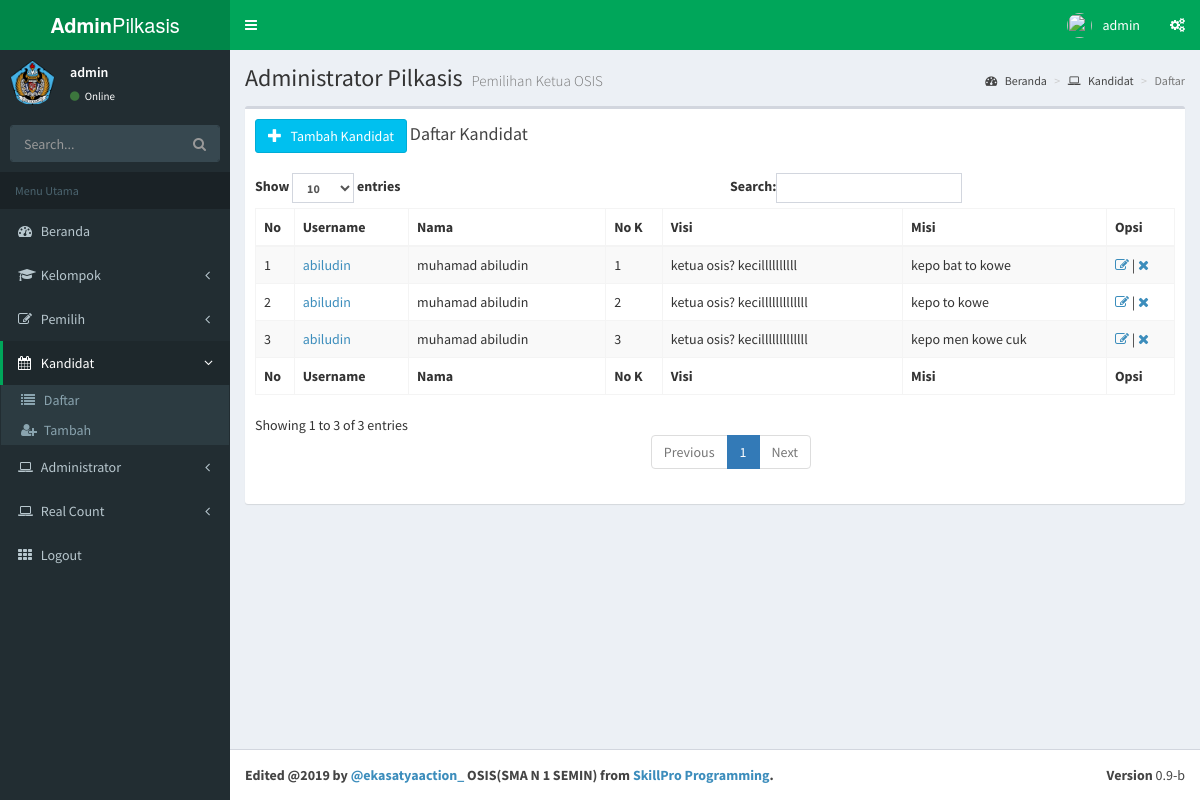
The page /admin/index.php?m=kandidat (signed in) on the database its author committed.
### tables this page shows
CREATE TABLE `kandidat` (
  `idkandidat` int(2) NOT NULL,
  `username` varchar(25) NOT NULL,
  `password` varchar(32) NOT NULL,
  `nama` varchar(100) NOT NULL,
  `kelas` varchar(32) NOT NULL,
  `nokandidat` varchar(2) NOT NULL,
  `jumlahsuara` varchar(4) NOT NULL DEFAULT '0',
  `visi` varchar(100) NOT NULL,
  `misi` varchar(255) NOT NULL,
  `aktif` enum('Y','T') NOT NULL DEFAULT 'T',
  `foto` varchar(50) NOT NULL
);

### admin/modul/kandidat/tampil.php (the view)
<?php include "atas.php"; ?>
<div class="content-wrapper">
  <section class="content-header">
    <h1>
      Administrator Pilkasis
      <small>Pemilihan Ketua OSIS</small>
    </h1>
    <ol class="breadcrumb">
      <li><a href="."><i class="fa fa-dashboard"></i> Beranda</a></li>
      <li><a href="?m=kandidat"><i class="fa fa-laptop"></i> Kandidat</a></li>
      <li class="active">Daftar</li>
    </ol>
  </section>
  <section class="content">
    <div class="row">
      <div class="col-xs-12">
        <div class="box">
          <div class="box-header">
            <a href="?m=kandidat&s=tambah" class="btn btn-large btn-info"><i class="glyphicon glyphicon-plus"></i> &nbsp; Tambah Kandidat</a>
            <h3 class="box-title">Daftar Kandidat</h3>
          </div>
          <div class="box-body">
            <?php
            include "../sambungan.php";
            $sql = "SELECT * FROM kandidat ORDER BY idkandidat";
            $query = mysqli_query($koneksi, $sql);
            if (mysqli_num_rows($query) == 0) {
              echo '          <table class="table table-bordered table-hover table-striped">
                <thead>
                <tr>
                  <th>No</th>
                  <th>Username</th>
                  <th>Nama</th>
                  <th>No K</th>
                  <th>Visi</th>
                  <th>Misi</th>
                  <th>Opsi</th>
                </tr>
                </thead>
                <tbody>
         ';
              echo "<td colspan='6'>Data Masih Kosong</td>";
            } else {
              echo '          <table id="pilkasis1" class="table table-bordered table-hover table-striped">
                <thead>
                <tr>
                  <th>No</th>
                  <th>Username</th>
                  <th>Nama</th>
                  <th>No K</th>
                  <th>Visi</th>
                  <th>Misi</th>
                  <th>Opsi</th>
                </tr>
                </thead>
                <tbody>
        ';
              $no = 1;
              while ($r = mysqli_fetch_assoc($query)) {
                echo "<tr>";
                echo "<td>$no</td>";
                echo "<td><a href='?m=kandidat&s=detail&idp=" . $r['idkandidat'] . "'>" . $r['username'] . "</a></td>";
                echo "<td>" . $r['nama'] . "</td>";
                echo "<td>" . $r['nokandidat'] . "</td>";
                echo "<td>" . $r['visi'] . "</td>";
                echo "<td>" . $r['misi'] . "</td>";
                echo '<td width=60><a href="index.php?m=kandidat&s=edit&idp=' . $r['idkandidat'] . '"><i class="fa fa-edit"></i></a> | <a href="index.php?m=kandidat&s=hapus&idp=' . $r['idkandidat'] . '" onclick="return confirm(\'Yakin Akan dihapus?\')"><i class="fa fa-remove"></i></a></td>';
                echo "</tr>";
                $no++;
              }
            }
            ?>
            </tbody>
            <tfoot>
              <tr>
                <th>No</th>
                <th>Username</th>
                <th>Nama</th>
                <th>No K</th>
                <th>Visi</th>
                <th>Misi</th>
                <th>Opsi</th>
              </tr>
            </tfoot>
            </table>
          </div>
        </div>
      </div>
    </div>
  </section>
  <?php include "bawah.php"; ?>

### rows shown on the page
kandidat: username "abiludin", nama "muhamad abiludin", nokandidat "1", visi "ketua osis? kecillllllllll", misi "kepo bat to kowe"
kandidat: username "abiludin", nama "muhamad abiludin", nokandidat "2", visi "ketua osis? kecilllllllllllll", misi "kepo to kowe"
kandidat: username "abiludin", nama "muhamad abiludin", nokandidat "3", visi "ketua osis? kecilllllllllllll", misi "kepo men kowe cuk"

### other values the page prints
$_SESSION['admin_username'] "admin"
